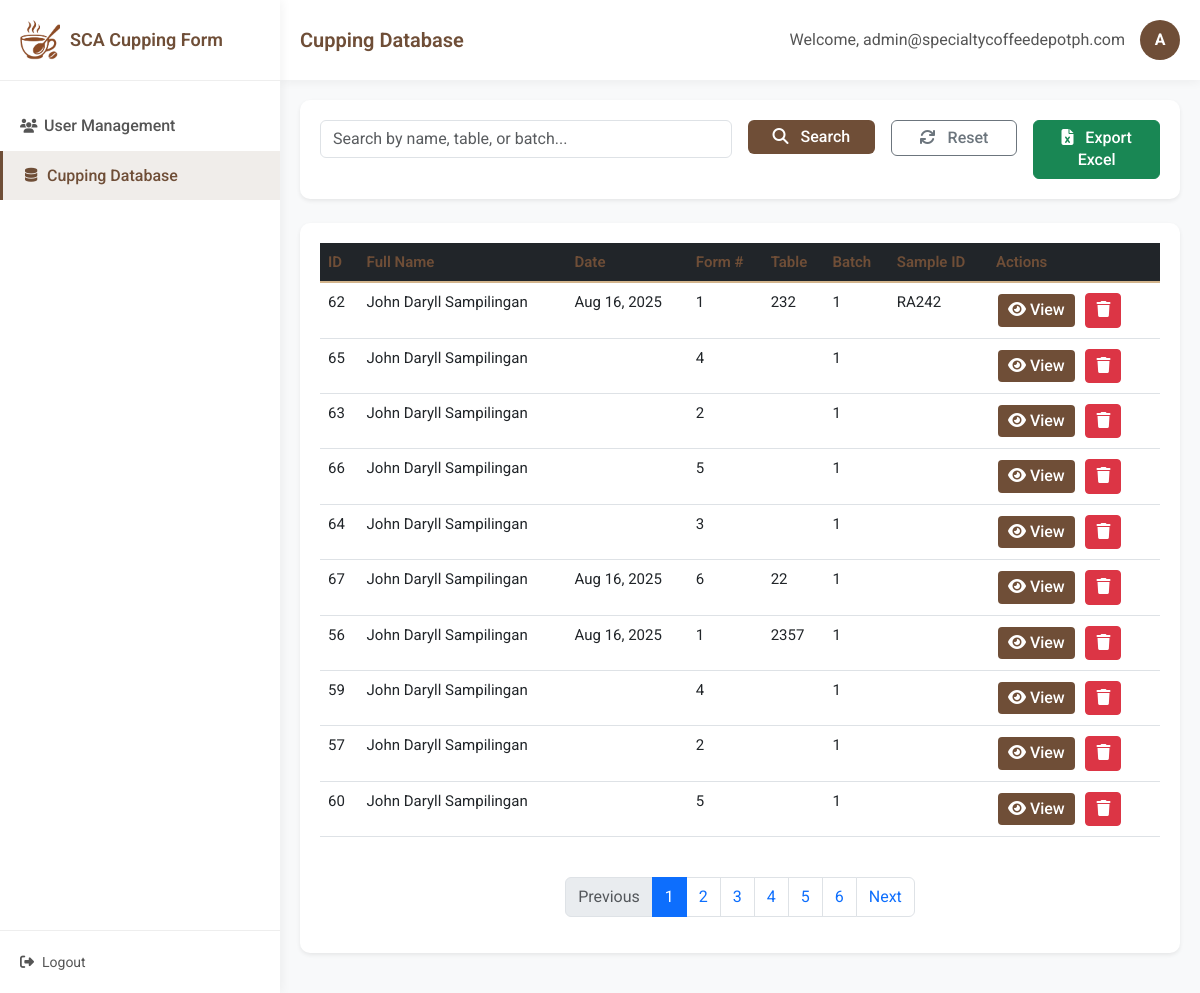
/database_form.php (signed in), run on the app's committed database.
### tables this page shows
CREATE TABLE `cupping_forms` (
  `id` int(11) NOT NULL,
  `user_id` int(11) NOT NULL,
  `user_name` varchar(100) NOT NULL,
  `submission_date` datetime NOT NULL,
  `form_date` date NOT NULL,
  `form_number` int(11) NOT NULL DEFAULT 1,
  `table_no` varchar(50) NOT NULL,
  `batch_number` int(11) NOT NULL,
  `sample_id` varchar(100) DEFAULT NULL,
  `fragrance_intensity` int(11) NOT NULL DEFAULT 3,
  `fragrance_attributes` text DEFAULT NULL,
  `fragrance_others_text` text DEFAULT NULL,
  `flavor_intensity` int(11) NOT NULL DEFAULT 3,
  `flavor_attributes` text DEFAULT NULL,
  `flavor_others_text` text DEFAULT NULL,
  `body_intensity` int(11) NOT NULL DEFAULT 3,
  `body_type` text DEFAULT NULL,
  `body_others_text` text DEFAULT NULL,
  `acidity_intensity` int(11) NOT NULL DEFAULT 3,
  `acidity_type` text DEFAULT NULL,
  `acidity_others_text` text DEFAULT NULL,
  `sweetness_intensity` int(11) NOT NULL DEFAULT 3,
  `sweetness_type` text DEFAULT NULL,
  `sweetness_others_text` text DEFAULT NULL,
  `general_notes` text DEFAULT NULL,
  `created_at` timestamp NOT NULL DEFAULT current_timestamp()
);

CREATE TABLE `users` (
  `id` int(11) NOT NULL,
  `full_name` varchar(100) NOT NULL,
  `email` varchar(255) NOT NULL,
  `password` varchar(255) NOT NULL,
  `role` enum('admin','user') DEFAULT 'user'
);

### database_form.php (the view, shortened to what this page needs)
<?php
require 'db.php';
$search = $_GET['search'] ?? '';
$page = max(1, $_GET['page'] ?? 1);
$per_page = 10;
$offset = ($page - 1) * $per_page;
        $query = "SELECT
            cf.id,
            cf.user_id,
            u.full_name,
            cf.user_name,
            DATE_FORMAT(cf.form_date, '%b %d, %Y') as formatted_date,
            cf.form_number,
            cf.table_no,
            cf.batch_number,
            cf.sample_id,
            cf.fragrance_intensity,
            cf.flavor_intensity,
            cf.body_intensity,
            cf.acidity_intensity,
            cf.sweetness_intensity,
            COUNT(*) OVER() as total_count
          FROM cupping_forms cf
          LEFT JOIN users u ON cf.user_id = u.id";
$query .= " ORDER BY cf.submission_date DESC LIMIT ? OFFSET ?";
$stmt = $conn->prepare($query);
if (!empty($search)) {
    $stmt->bind_param("ssssii", $search_param, $search_param, $search_param, $search_param, $per_page, $offset);
} else {
    $stmt->bind_param("ii", $per_page, $offset);
}
$stmt->execute();
$result = $stmt->get_result();
$total_count = 0;
?>
<!DOCTYPE html>
<html lang="en">
<head>
    <link href="https://cdn.jsdelivr.net/npm/bootstrap@5.3.0/dist/css/bootstrap.min.css" rel="stylesheet">
    <link rel="stylesheet" href="https://cdnjs.cloudflare.com/ajax/libs/font-awesome/6.4.0/css/all.min.css">
    <link rel="stylesheet" href="styles.css">
</head>
<body>
    <div class="admin-container">
        <nav class="sidebar">
            <div class="sidebar-header">
                <img src="img/1.png" alt="Logo" class="sidebar-logo">
                <h3>SCA Cupping Form</h3>
            </div>
            <ul class="sidebar-menu">
                <li><a href="dashboard.php"><i class="fas fa-users"></i> User Management</a></li>
                <li class="active"><a href="database_form.php"><i class="fas fa-database"></i> Cupping Database</a></li>
            </ul>
            <div class="sidebar-footer">
                <a href="logout.php" class="logout-btn"><i class="fas fa-sign-out-alt"></i> Logout</a>
            </div>
        </nav>
        <main class="main-content">
            <header class="main-header">
                <h1>Cupping Database</h1>
                <div class="user-info">
                    <span>Welcome, <?= htmlspecialchars($_SESSION['email']) ?></span>
                    <div class="avatar"><?= strtoupper(substr($_SESSION['email'], 0, 1)) ?></div>
                </div>
            </header>
            <div class="content-wrapper">
                <div class="card shadow-sm mb-4">
                    <div class="card-body">
                        <form method="GET" class="row g-3">
                            <div class="col-md-6">
                                <input type="text" name="search" class="form-control"
                                       placeholder="Search by name, table, or batch..."
                                       value="<?= htmlspecialchars($search) ?>">
                            </div>
                            <div class="col-md-2">
                                <button type="submit" class="btn btn-primary w-100">
                                    <i class="fas fa-search me-2"></i> Search
                                </button>
                            </div>
                            <div class="col-md-2">
                                <a href="database_form.php" class="btn btn-outline-secondary w-100">
                                    <i class="fas fa-sync me-2"></i> Reset
                                </a>
                            </div>
                            <div class="col-md-2">
                                <a href="export_cupping.php" class="btn btn-success w-100">
                                    <i class="fas fa-file-excel me-2"></i> Export Excel
                                </a>
                            </div>
                        </form>
                    </div>
                </div>
                <div class="card shadow-sm">
                    <div class="card-body">
                        <div class="table-responsive">
                            <table class="table table-hover">
                                <thead class="table-dark">
                                    <tr>
                                        <th>ID</th>
                                        <th>Full Name</th>
                                        <th>Date</th>
                                        <th>Form #</th>
                                        <th>Table</th>
                                        <th>Batch</th>
                                        <th>Sample ID</th>
                                        <th>Actions</th>
                                    </tr>
                                </thead>
                                <tbody>
                                    <?php while ($row = $result->fetch_assoc()):
                                        $total_count = $row['total_count'] ?? 0; ?>
                                    <tr>
                                        <td><?= $row['id'] ?></td>
                                        <td><?= htmlspecialchars($row['full_name'] ?? 'N/A') ?></td>
                                        <td><?= $row['formatted_date'] ?></td>
                                        <td><?= $row['form_number'] ?></td>
                                        <td><?= htmlspecialchars($row['table_no']) ?></td>
                                        <td><?= $row['batch_number'] ?></td>
                                        <td><?= htmlspecialchars($row['sample_id'] ?? 'N/A') ?></td>
                                        <td class="action-buttons">
                                            <button class="btn btn-sm btn-primary view-details"
                                                    data-id="<?= $row['id'] ?>">
                                                <i class="fas fa-eye"></i> View
                                            </button>
                                            <button class="btn btn-sm btn-danger delete-entry"
                                                    data-id="<?= $row['id'] ?>">
                                                <i class="fas fa-trash"></i>
                                            </button>
                                        </td>
                                    </tr>
                                    <?php endwhile; ?>
                                </tbody>
                            </table>
                        </div>
                        <?php if ($total_count > $per_page): ?>
                        <nav aria-label="Page navigation">
                            <ul class="pagination mt-4">
                                <?php $total_pages = ceil($total_count / $per_page); ?>
                                <li class="page-item <?= $page <= 1 ? 'disabled' : '' ?>">
                                    <a class="page-link" href="?search=<?= urlencode($search) ?>&page=<?= $page-1 ?>">
                                        Previous
                                    </a>
                                </li>
                                <?php for ($i = 1; $i <= $total_pages; $i++): ?>
                                <li class="page-item <?= $i == $page ? 'active' : '' ?>">
                                    <a class="page-link" href="?search=<?= urlencode($search) ?>&page=<?= $i ?>">
                                        <?= $i ?>
                                    </a>
                                </li>
                                <?php endfor; ?>
                                <li class="page-item <?= $page >= $total_pages ? 'disabled' : '' ?>">
                                    <a class="page-link" href="?search=<?= urlencode($search) ?>&page=<?= $page+1 ?>">
                                        Next
                                    </a>
                                </li>
                            </ul>
                        </nav>
                        <?php endif; ?>
                    </div>
                </div>
            </div>
        </main>
    </div>
</body>
</html>

### styles.css (style rules this page uses)
:root { --primary-color: #6F4E37; --secondary-color: #C4A484; --accent-color: #D2B48C; --dark-color: #3E2723; --light-color: #F5F5F5; --sidebar-width: 280px; }
body { font-family: 'Roboto', -apple-system, BlinkMacSystemFont, 'Segoe UI', 'Helvetica Neue', Arial, 'Noto Sans', sans-serif, 'Apple Color Emoji', 'Segoe UI Emoji', 'Segoe UI Symbol', 'Noto Color Emoji'; background-color: #f8f9fa; color: #333; line-height: 1.6; font-size: 16px; -webkit-font-smoothing: antialiased; -moz-osx-font-smoothing: grayscale; }
.admin-container { display: flex; min-height: 100vh; }
.sidebar { width: var(--sidebar-width); background: white; box-shadow: 2px 0 10px rgba(0, 0, 0, 0.05); position: fixed; height: 100%; transition: all 0.3s; z-index: 1000; }
.sidebar-header { padding: 20px; border-bottom: 1px solid #eee; display: flex; align-items: center; }
.sidebar-header h3 { margin: 0; margin-left: 10px; font-weight: 600; color: var(--primary-color); }
.sidebar-logo { width: 40px; height: 40px; object-fit: cover; }
.sidebar-menu { list-style: none; padding: 0; margin: 20px 0; }
.sidebar-menu li { padding: 12px 20px; transition: all 0.3s; }
.sidebar-menu li a { color: #555; text-decoration: none; display: flex; align-items: center; white-space: nowrap; }
.sidebar-menu li a i { margin-right: 8px; width: 16px; text-align: center; font-size: 14px; }
.sidebar-menu li.active { background-color: rgba(111, 78, 55, 0.1); border-left: 3px solid var(--primary-color); }
.sidebar-menu li.active a { color: var(--primary-color); font-weight: 500; }
.sidebar-footer { position: absolute; bottom: 0; width: 100%; padding: 20px; border-top: 1px solid #eee; }
.logout-btn { display: flex; align-items: center; color: #555; text-decoration: none; transition: all 0.3s; white-space: nowrap; font-size: 14px; }
.logout-btn i { margin-right: 8px; font-size: 14px; }
.main-content { flex: 1; margin-left: var(--sidebar-width); background-color: #f8f9fa; min-height: 100vh; }
.main-header { background: white; padding: 20px; display: flex; justify-content: space-between; align-items: center; box-shadow: 0 2px 10px rgba(0, 0, 0, 0.05); }
.main-header h1 { font-size: 20px; font-weight: 600; margin: 0; color: var(--primary-color); }
.user-info { display: flex; align-items: center; }
.user-info span { margin-right: 15px; color: #555; }
.avatar { width: 40px; height: 40px; background-color: var(--primary-color); color: white; border-radius: 50%; display: flex; align-items: center; justify-content: center; font-weight: bold; }
.content-wrapper { padding: 20px; }
.card { border: none; border-radius: 10px; box-shadow: 0 4px 6px rgba(0, 0, 0, 0.05); margin-bottom: 20px; transition: transform 0.3s, box-shadow 0.3s; }
.card-body { padding: 20px; }
.btn-primary { background-color: var(--primary-color); border: none; transition: all 0.3s; }
.table { color: #333; }
.table th { font-weight: 600; color: var(--primary-color); border-bottom: 2px solid var(--accent-color); }
.action-buttons .btn { margin-right: 5px; margin-bottom: 5px; }
.table td .btn { margin-right: 5px; padding: 5px 10px; }
* { box-sizing: border-box; }
input, select, textarea, button { font-size: 16px; }
.btn { font-weight: 500; font-size: 16px; line-height: 1.4; }
.table th, .table td { font-size: 15px; line-height: 1.5; }
.sidebar-menu li a { font-size: 16px; font-weight: 500; }
.sidebar-header h3 { font-size: 18px; font-weight: 600; }

### database_form.php (style rules this page uses)
.table-responsive { overflow-x: auto; }
.pagination { justify-content: center; }
.action-buttons .btn { margin: 2px; }

### data on the page
cupping_forms: id "62", user.full_name "John Daryll Sampilingan", formatted_date "Aug 16, 2025", form_number "1", table_no "232", batch_number "1", sample "RA242"
cupping_forms: id "65", user.full_name "John Daryll Sampilingan", form_number "4", batch_number "1"
cupping_forms: id "63", user.full_name "John Daryll Sampilingan", form_number "2", batch_number "1"
cupping_forms: id "66", user.full_name "John Daryll Sampilingan", form_number "5", batch_number "1"
cupping_forms: id "64", user.full_name "John Daryll Sampilingan", form_number "3", batch_number "1"
cupping_forms: id "67", user.full_name "John Daryll Sampilingan", formatted_date "Aug 16, 2025", form_number "6", table_no "22", batch_number "1"
cupping_forms: id "56", user.full_name "John Daryll Sampilingan", formatted_date "Aug 16, 2025", form_number "1", table_no "2357", batch_number "1"
cupping_forms: id "59", user.full_name "John Daryll Sampilingan", form_number "4", batch_number "1"
cupping_forms: id "57", user.full_name "John Daryll Sampilingan", form_number "2", batch_number "1"
cupping_forms: id "60", user.full_name "John Daryll Sampilingan", form_number "5", batch_number "1"

### other printed values
$_SESSION['email'] "admin@specialtycoffeedepotph.com"
substr($_SESSION['email'], 0, 1) "A"
